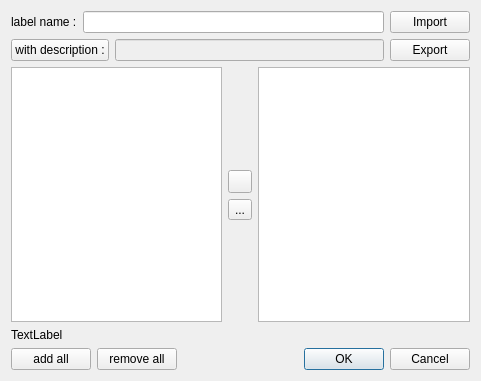
<?xml version="1.0" encoding="UTF-8"?>
<ui version="4.0">
 <class>ChooseLabel</class>
 <widget class="QDialog" name="ChooseLabel">
  <property name="geometry">
   <rect>
    <x>0</x>
    <y>0</y>
    <width>481</width>
    <height>381</height>
   </rect>
  </property>
  <property name="windowTitle">
   <string>Dialog</string>
  </property>
  <layout class="QVBoxLayout" name="verticalLayout_4">
   <item>
    <layout class="QVBoxLayout" name="verticalLayout_2">
     <item>
      <layout class="QHBoxLayout" name="horizontalLayout">
       <item>
        <widget class="QLabel" name="label">
         <property name="text">
          <string>label name :</string>
         </property>
        </widget>
       </item>
       <item>
        <widget class="QLineEdit" name="lineEdit">
         <property name="text">
          <string/>
         </property>
        </widget>
       </item>
       <item>
        <widget class="QPushButton" name="import_2">
         <property name="text">
          <string>Import</string>
         </property>
        </widget>
       </item>
      </layout>
     </item>
     <item>
      <layout class="QHBoxLayout" name="horizontalLayout_3">
       <item>
        <widget class="QPushButton" name="pushButton">
         <property name="text">
          <string>with description :</string>
         </property>
         <property name="checkable">
          <bool>true</bool>
         </property>
        </widget>
       </item>
       <item>
        <widget class="QLineEdit" name="lineEdit_2">
         <property name="enabled">
          <bool>false</bool>
         </property>
        </widget>
       </item>
       <item>
        <widget class="QPushButton" name="export_2">
         <property name="text">
          <string>Export</string>
         </property>
        </widget>
       </item>
      </layout>
     </item>
    </layout>
   </item>
   <item>
    <layout class="QHBoxLayout" name="horizontalLayout_2">
     <item>
      <widget class="ProjectListWidget" name="listWidget">
       <property name="dragDropMode">
        <enum>QAbstractItemView::DragDrop</enum>
       </property>
       <property name="alternatingRowColors">
        <bool>false</bool>
       </property>
       <property name="selectionMode">
        <enum>QAbstractItemView::ExtendedSelection</enum>
       </property>
      </widget>
     </item>
     <item>
      <layout class="QVBoxLayout" name="verticalLayout">
       <item>
        <spacer name="verticalSpacer">
         <property name="orientation">
          <enum>Qt::Vertical</enum>
         </property>
         <property name="sizeHint" stdset="0">
          <size>
           <width>20</width>
           <height>40</height>
          </size>
         </property>
        </spacer>
       </item>
       <item>
        <widget class="QToolButton" name="rightButton">
         <property name="icon">
          <iconset resource="../icones.qrc">
           <normaloff>:/icones/rightarrow.png</normaloff>:/icones/rightarrow.png</iconset>
         </property>
        </widget>
       </item>
       <item>
        <widget class="QToolButton" name="leftButton">
         <property name="text">
          <string>...</string>
         </property>
         <property name="icon">
          <iconset resource="../icones.qrc">
           <normaloff>:/icones/leftarrow.png</normaloff>:/icones/leftarrow.png</iconset>
         </property>
        </widget>
       </item>
       <item>
        <spacer name="verticalSpacer_2">
         <property name="orientation">
          <enum>Qt::Vertical</enum>
         </property>
         <property name="sizeHint" stdset="0">
          <size>
           <width>20</width>
           <height>40</height>
          </size>
         </property>
        </spacer>
       </item>
      </layout>
     </item>
     <item>
      <widget class="ProjectListWidget" name="listWidget_2">
       <property name="dragDropMode">
        <enum>QAbstractItemView::DragDrop</enum>
       </property>
       <property name="selectionMode">
        <enum>QAbstractItemView::ExtendedSelection</enum>
       </property>
      </widget>
     </item>
    </layout>
   </item>
   <item>
    <widget class="QLabel" name="label_3">
     <property name="text">
      <string>TextLabel</string>
     </property>
    </widget>
   </item>
   <item>
    <layout class="QHBoxLayout" name="horizontalLayout_6">
     <item>
      <layout class="QHBoxLayout" name="horizontalLayout_5">
       <item>
        <widget class="QPushButton" name="add_all">
         <property name="text">
          <string>add all</string>
         </property>
        </widget>
       </item>
       <item>
        <widget class="QPushButton" name="remove_all">
         <property name="text">
          <string>remove all</string>
         </property>
        </widget>
       </item>
      </layout>
     </item>
     <item>
      <spacer name="horizontalSpacer_2">
       <property name="orientation">
        <enum>Qt::Horizontal</enum>
       </property>
       <property name="sizeHint" stdset="0">
        <size>
         <width>40</width>
         <height>20</height>
        </size>
       </property>
      </spacer>
     </item>
     <item>
      <widget class="QDialogButtonBox" name="buttonBox">
       <property name="orientation">
        <enum>Qt::Horizontal</enum>
       </property>
       <property name="standardButtons">
        <set>QDialogButtonBox::Cancel|QDialogButtonBox::Ok</set>
       </property>
      </widget>
     </item>
    </layout>
   </item>
  </layout>
 </widget>
 <customwidgets>
  <customwidget>
   <class>ProjectListWidget</class>
   <extends>QListWidget</extends>
   <header location="global">projectlistwidget.h</header>
  </customwidget>
 </customwidgets>
 <resources>
  <include location="../icones.qrc"/>
 </resources>
 <connections>
  <connection>
   <sender>buttonBox</sender>
   <signal>rejected()</signal>
   <receiver>ChooseLabel</receiver>
   <slot>reject()</slot>
   <hints>
    <hint type="sourcelabel">
     <x>316</x>
     <y>260</y>
    </hint>
    <hint type="destinationlabel">
     <x>286</x>
     <y>274</y>
    </hint>
   </hints>
  </connection>
  <connection>
   <sender>pushButton</sender>
   <signal>clicked(bool)</signal>
   <receiver>lineEdit_2</receiver>
   <slot>setEnabled(bool)</slot>
   <hints>
    <hint type="sourcelabel">
     <x>57</x>
     <y>56</y>
    </hint>
    <hint type="destinationlabel">
     <x>248</x>
     <y>55</y>
    </hint>
   </hints>
  </connection>
  <connection>
   <sender>buttonBox</sender>
   <signal>accepted()</signal>
   <receiver>ChooseLabel</receiver>
   <slot>accept()</slot>
   <hints>
    <hint type="sourcelabel">
     <x>390</x>
     <y>357</y>
    </hint>
    <hint type="destinationlabel">
     <x>240</x>
     <y>190</y>
    </hint>
   </hints>
  </connection>
 </connections>
</ui>
